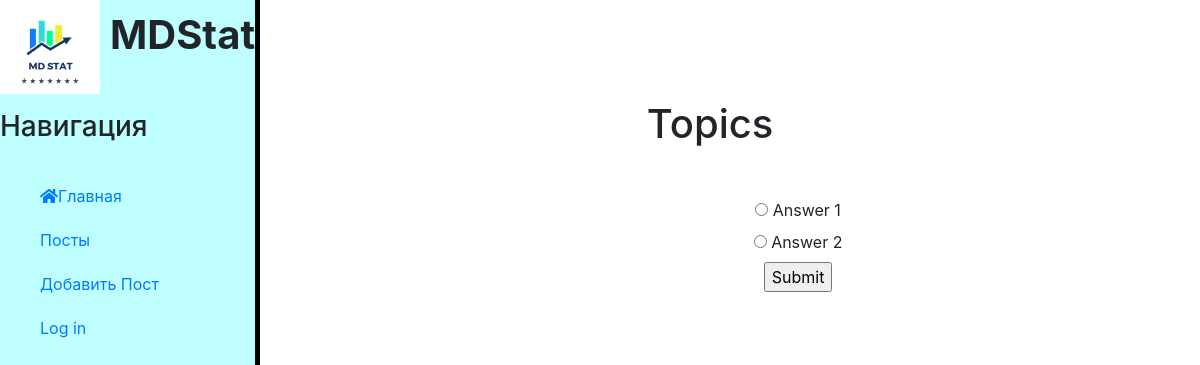
The page /polls/1/ on the database its author committed.
### polls/models.py (models this page shows, shortened)
class Question(models.Model):
	question_text = models.CharField(max_length = 200)
	summary = models.TextField(max_length=1000, help_text="Enter a brief description of the question", null = True)
	pub_date = models.DateTimeField('date published')

class Choice(models.Model):
	choice_text = models.CharField(max_length=200)
	question = models.ForeignKey(Question, on_delete=models.CASCADE)
	votes = models.IntegerField(default=0)

### polls/views.py (the view)
# urls.py: path('<int:pk>/', views.DetailView.as_view(), name='detail'),
class DetailView(generic.DetailView):
	model = Question
	template_name = 'polls/vote.html'

### polls/templates/polls/vote.html (shortened to what this page needs)
{% extends 'polls/detail.html' %}
{% block content %}
<div class="features">
		<h1>{{ question.question_text }}</h1>
		<form action ="{% url 'polls:vote' question.id %}" method="post">
		{% for choice in question.choice_set.all %}
		<input type="radio" name="choice" id="choice{{ forloop.counter }}"
		value="{{ choice.id }}">
		<label for="choice{{ forloop.counter }}">{{ choice.choice_text }}</label><br>
		{% endfor %}
		<input type="submit" name="Vote">
		</form>
</div>
{% endblock %}

### polls/static/polls/css/main.css (style rules this page uses)
body { background: white; }
main .features { float: left; margin-top: 100px; text-align: center; width: 75%; }
form { margin-left: 32%; width: 500px; margin-top: 50px; }

### rows shown on the page
Question: question_text "Topics"
Choice: choice_text "Answer 1"
Choice: choice_text "Answer 2"
